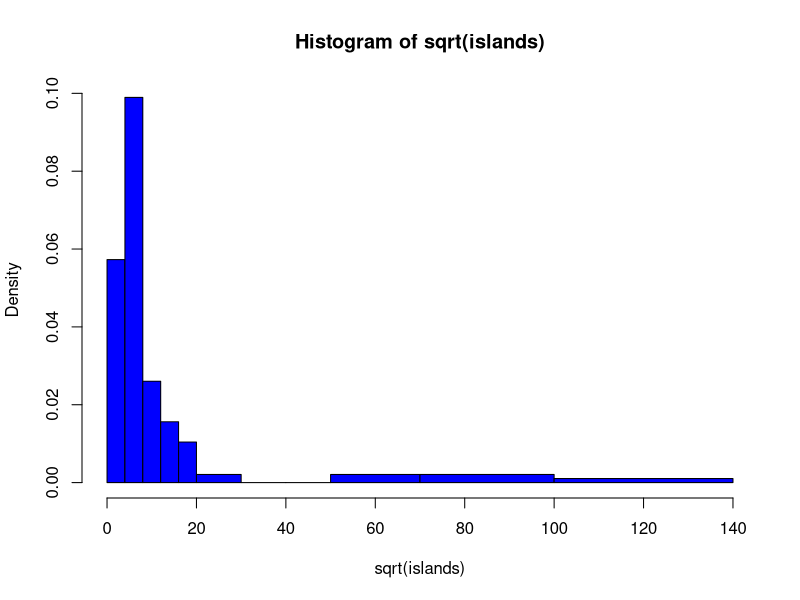

Here is the R script that generated this plot:
# C218 KISHAN SINGH HISTOGRAM
help("hist")

r <- hist(sqrt(islands), breaks = c(4*0:5, 10*3:5, 70, 100, 140),
          col = "blue1")
